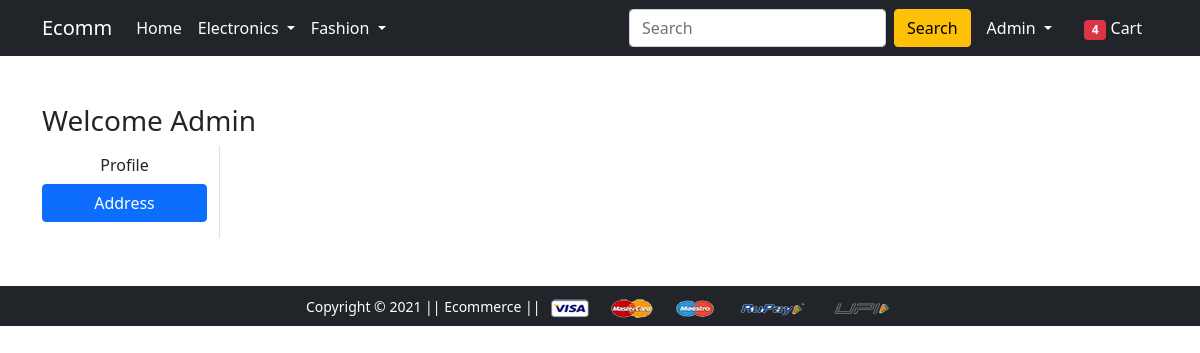
The app's page /address/ (signed in), older data.
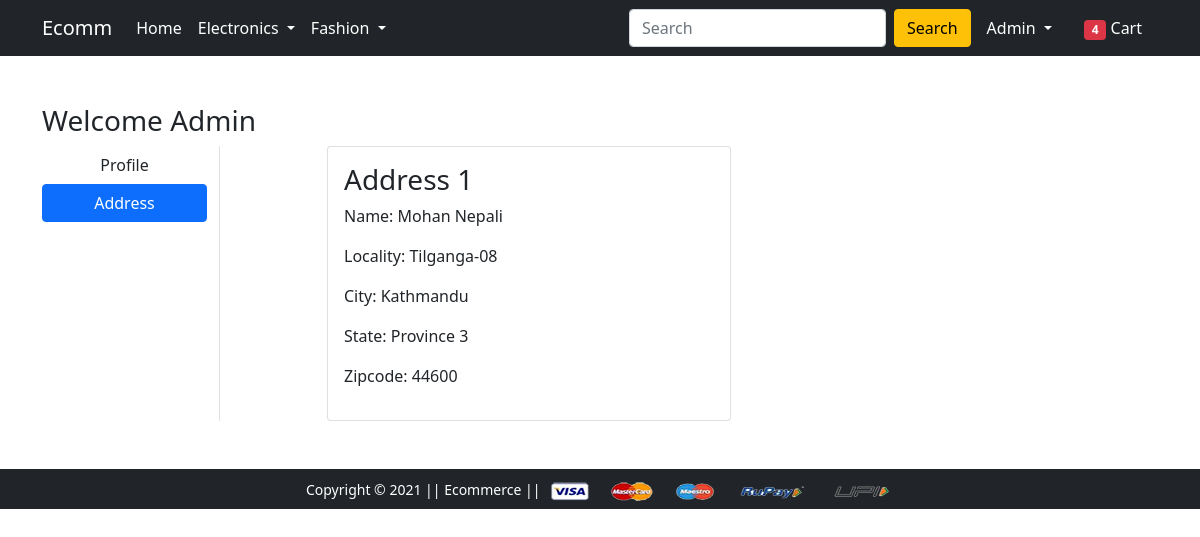
The same page, newer data.
### app/models.py (models this page shows, shortened)
class Customer(models.Model):
    user = models.ForeignKey(User, on_delete=models.CASCADE)
    name = models.CharField(max_length=200)
    locality = models.CharField(max_length=200)
    city = models.CharField(max_length=200)
    zipcode = models.IntegerField()
    state = models.CharField(choices=STATE_CHOICES, max_length=50)

### app/views.py (the view)
# urls.py: path('address/', views.address, name='address'),
def address(request):
    add = Customer.objects.filter(user=request.user)
    return render(request, 'app/address.html', {'add': add})

### app/templates/app/address.html (shortened to what this page needs)
{% extends 'app/base.html' %}
{% load static %}
{% block main-content %}
<div class="container my-5">
 <div class="row">
 <h3>Welcome {{request.user.username|capfirst}}</h3>
  <div class="col-sm-2 border-end">
   <ul class="list-unstyled">
    <li class="d-grid"><a href="{% url 'profile' %}" class="btn">Profile</a></li>
    <li class="d-grid"><a href="{% url 'address' %}" class="btn btn-primary">Address</a></li>
   </ul>
  </div>
  <div class="col-sm-9 offset-sm-1">
   <div class="row">
       {% for a in add %}
    <div class="col-sm-6">
     <div class="card">
      <div class="card-body">
       <h3>Address {{forloop.counter}}</h3>
       <p>Name: {{a.name}}</p>
       <p>Locality: {{a.locality}}</p>
       <p>City: {{a.city}}</p>
       <p>State: {{a.state}}</p>
       <p>Zipcode: {{a.zipcode}}</p>
      </div>
     </div>
    </div>
        {% endfor %}
   </div>
  </div>
 </div>
</div>
{% endblock main-content %}

Row changes from the older to the newer data that the page shows:
added Customer: name "Mohan Nepali", locality "Tilganga-08", city "Kathmandu", state "Province 3", zipcode "44600"
